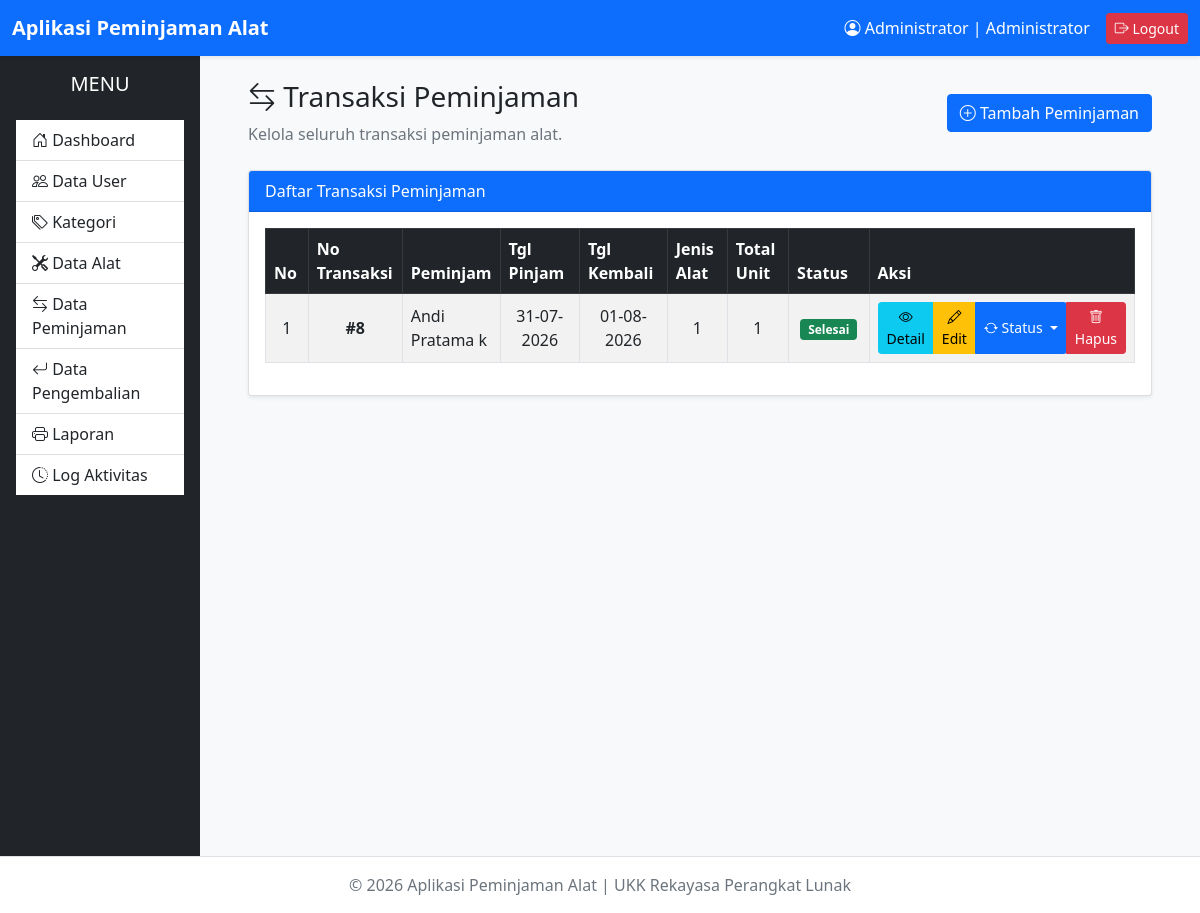
The page /administrator/peminjaman/index.php (signed in) on the database as committed earlier.
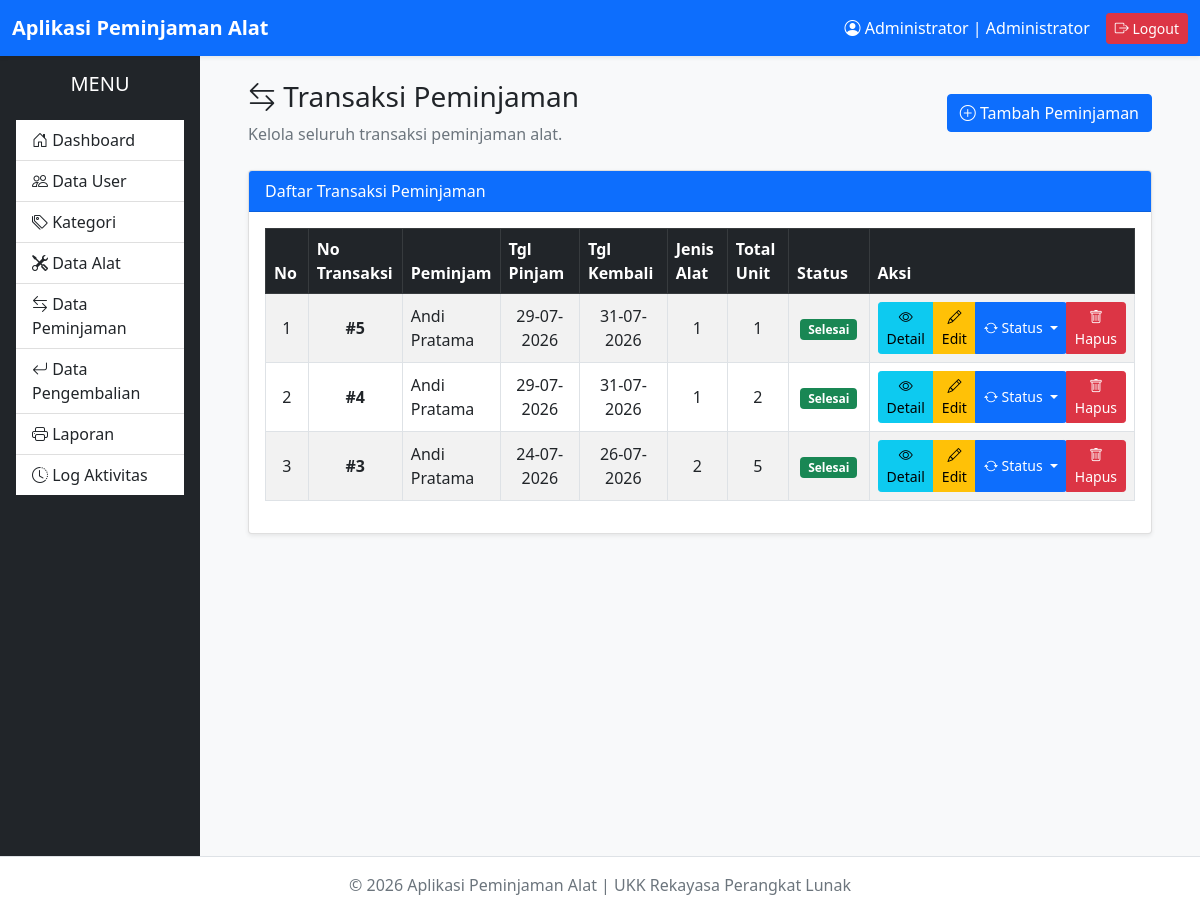
The same page on the database as committed later.
### tables this page shows
CREATE TABLE `peminjaman` (
  `id_peminjaman` int(11) NOT NULL,
  `id_user` int(11) NOT NULL,
  `tanggal_pinjam` date NOT NULL,
  `tanggal_kembali` date NOT NULL,
  `status` enum('Menunggu','Disetujui','Ditolak','Dipinjam','Selesai') DEFAULT 'Menunggu',
  `created_at` timestamp NOT NULL DEFAULT current_timestamp(),
  `updated_at` timestamp NOT NULL DEFAULT current_timestamp() ON UPDATE current_timestamp()
);

CREATE TABLE `users` (
  `id_user` int(11) NOT NULL,
  `nama_lengkap` varchar(100) NOT NULL,
  `username` varchar(50) NOT NULL,
  `password` varchar(255) NOT NULL,
  `level` enum('Administrator','Petugas','Peminjam') NOT NULL,
  `status` enum('Aktif','Tidak Aktif') DEFAULT 'Aktif',
  `created_at` timestamp NOT NULL DEFAULT current_timestamp(),
  `updated_at` timestamp NOT NULL DEFAULT current_timestamp() ON UPDATE current_timestamp()
);

### administrator/peminjaman/index.php (the view, shortened to what the changed rows need)
<?php
require_once '../../config/database.php';
$query = "
SELECT
    p.id_peminjaman,
    u.nama_lengkap,
    p.tanggal_pinjam,
    p.tanggal_kembali,
    p.status,
    COUNT(dp.id_detail) AS jumlah_item,
    COALESCE(SUM(dp.jumlah),0) AS total_unit
FROM peminjaman p
INNER JOIN users u
    ON p.id_user = u.id_user
LEFT JOIN detail_peminjaman dp
    ON p.id_peminjaman = dp.id_peminjaman
GROUP BY
    p.id_peminjaman,
    u.nama_lengkap,
    p.tanggal_pinjam,
    p.tanggal_kembali,
    p.status
ORDER BY
    p.id_peminjaman DESC
";
$result = $conn->query($query);
require_once '../../layouts/header.php';
require_once '../../layouts/sidebar.php';
?>
<div class="container-fluid">
    <div class="card shadow-sm">
        <div class="card-body">
            <div class="table-responsive">
                <table class="table table-bordered table-hover table-striped align-middle">
                    <thead class="table-dark">
                        <tr>
                            <th width="60">No</th>
                            <th width="100">No Transaksi</th>
                            <th>Peminjam</th>
                            <th width="120">Tgl Pinjam</th>
                            <th width="120">Tgl Kembali</th>
                            <th width="90">Jenis Alat</th>
                            <th width="90">Total Unit</th>
                            <th width="120">Status</th>
                            <th width="170">Aksi</th>
                        </tr>
                    </thead>
                    <tbody>
                        <?php
                        $no = 1;
                        if ($result->num_rows > 0):
                            while ($row = $result->fetch_assoc()):
                        ?>
                        <tr>
                            <td class="text-center">
                                <?= $no++ ?>
                            </td>
                            <td class="text-center">
                                <b>#<?= $row['id_peminjaman'] ?></b>
                            </td>
                            <td>
                                <?= htmlspecialchars($row['nama_lengkap']) ?>
                            </td>
                            <td class="text-center">
                                <?= date('d-m-Y', strtotime($row['tanggal_pinjam'])) ?>
                            </td>
                            <td class="text-center">
                                <?= date('d-m-Y', strtotime($row['tanggal_kembali'])) ?>
                            </td>
                            <td class="text-center">
                                <?= $row['jumlah_item'] ?>
                            </td>
                            <td class="text-center">
                                <?= $row['total_unit'] ?>
                            </td>
                            <td class="text-center">
                                <?php
                                switch ($row['status']) {
                                    case 'Selesai':
                                        echo '<span class="badge bg-success">Selesai</span>';
                                        break;
                                }
                                ?>
                            </td>
                            <td>
                                <div class="btn-group btn-group-sm">
                                    <a href="detail.php?id=<?= $row['id_peminjaman'] ?>" class="btn btn-info">
                                        <i class="bi bi-eye"></i>
                                        Detail
                                    </a>
                                    <a href="edit.php?id=<?= $row['id_peminjaman'] ?>" class="btn btn-warning">
                                        <i class="bi bi-pencil"></i>
                                        Edit
                                    </a>
                                    <button type="button" class="btn btn-primary dropdown-toggle"
                                        data-bs-toggle="dropdown">
                                        <i class="bi bi-arrow-repeat"></i>
                                        Status
                                    </button>
                                    <a href="hapus.php?id=<?= $row['id_peminjaman'] ?>" class="btn btn-danger"
                                        onclick="return confirm('Yakin ingin menghapus transaksi ini?')">
                                        <i class="bi bi-trash"></i>
                                        Hapus
                                    </a>
                                </div>
                            </td>
                        </tr>
                        <?php
                            endwhile;
                        endif; ?>
                    </tbody>
                </table>
            </div>
        </div>
    </div>
</div>
<?php
require_once '../../layouts/footer.php';
?>

Rows that differ between the two databases and show on the page:
removed peminjaman: id_peminjaman "8", id_user.nama_lengkap "Andi Pratama k", tanggal_pinjam "31-07-2026", tanggal_kembali "01-08-2026", jumlah_item "1", total_unit "1", status "Selesai"
added peminjaman: id_peminjaman "5", id_user.nama_lengkap "Andi Pratama", tanggal_pinjam "29-07-2026", tanggal_kembali "31-07-2026", jumlah_item "1", total_unit "1", status "Selesai"
added peminjaman: id_peminjaman "4", id_user.nama_lengkap "Andi Pratama", tanggal_pinjam "29-07-2026", tanggal_kembali "31-07-2026", jumlah_item "1", total_unit "2", status "Selesai"
added peminjaman: id_peminjaman "3", id_user.nama_lengkap "Andi Pratama", tanggal_pinjam "24-07-2026", tanggal_kembali "26-07-2026", jumlah_item "2", total_unit "5", status "Selesai"
